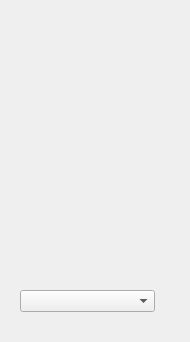
<?xml version="1.0" encoding="UTF-8"?>
<ui version="4.0">
 <class>Form</class>
 <widget class="QWidget" name="Form">
  <property name="geometry">
   <rect>
    <x>0</x>
    <y>0</y>
    <width>190</width>
    <height>342</height>
   </rect>
  </property>
  <property name="windowTitle">
   <string>Form</string>
  </property>
  <widget class="QLabel" name="card_label">
   <property name="geometry">
    <rect>
     <x>20</x>
     <y>20</y>
     <width>135</width>
     <height>255</height>
    </rect>
   </property>
   <property name="text">
    <string/>
   </property>
  </widget>
  <widget class="QComboBox" name="card_combo">
   <property name="geometry">
    <rect>
     <x>20</x>
     <y>290</y>
     <width>135</width>
     <height>22</height>
    </rect>
   </property>
  </widget>
 </widget>
 <resources/>
 <connections/>
</ui>
